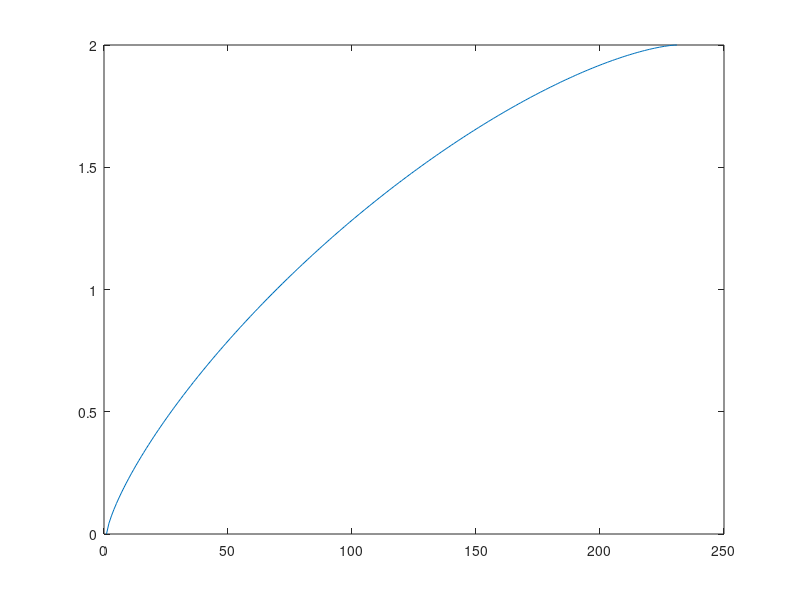

Write the MATLAB code that produced this figure.
clear all
close all

clc

%*********************data*************************%

nose_long=23;

rocket_wide=4; %diameter

x_resolution=.1;

k=0;

C=0;

%*********Von Karman y L-V Haack********%

%C = 0.333333 %for L-V Haack nose cones

%C = 0 %for Von Karman nose cones

for X = 0:x_resolution:nose_long

k = k + 1 ;

x=X/nose_long;

h=acos(1-2*x);

r(k)= sqrt((h-(1/2)*sin(2*h)+(C*((sin(h))^3)*h))/pi);

r(k)=r(k)*(rocket_wide/2);

end

%***********************************%

plot(r)